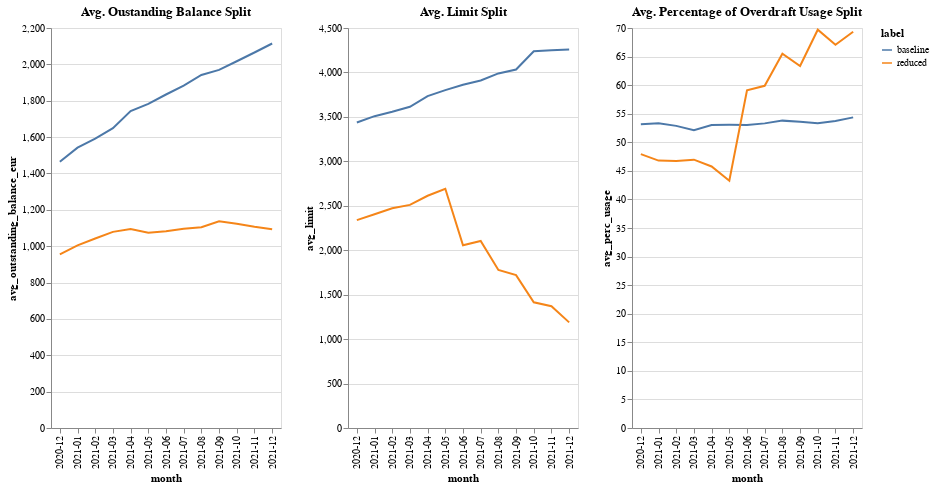

Write notebook code for a chart like this one.
### Code cell
balance_chart = af.line_multi(
    group_comparison_df, "label", "month", "avg_outstanding_balance_eur", 230, 400, "x"
)
limit_chart = af.line_multi(
    group_comparison_df, "label", "month", "avg_limit", 230, 400, "x"
)
perc_usage_chart = af.line_multi(
    group_comparison_df, "label", "month", "avg_perc_usage", 230, 400, "x"
)

balance_chart.properties(
    title="Avg. Oustanding Balance Split"
) | limit_chart.properties(title="Avg. Limit Split") | perc_usage_chart.properties(
    title="Avg. Percentage of Overdraft Usage Split"
)

### Figure 1 — Vega-Lite specification as saved in the notebook (floating-point values rounded to 4 significant figures)
{"config": {"view": {"continuousWidth": 400, "continuousHeight": 300}}, "hconcat": [{"mark": "line", "encoding": {"color": {"field": "label", "type": "nominal"}, "tooltip": {"field": "avg_outstanding_balance_eur", "type": "quantitative"}, "x": {"field": "month", "type": "nominal"}, "y": {"field": "avg_outstanding_balance_eur", "sort": "x", "type": "quantitative"}}, "height": 400, "title": "Avg. Oustanding Balance Split", "width": 230}, {"mark": "line", "encoding": {"color": {"field": "label", "type": "nominal"}, "tooltip": {"field": "avg_limit", "type": "quantitative"}, "x": {"field": "month", "type": "nominal"}, "y": {"field": "avg_limit", "sort": "x", "type": "quantitative"}}, "height": 400, "title": "Avg. Limit Split", "width": 230}, {"mark": "line", "encoding": {"color": {"field": "label", "type": "nominal"}, "tooltip": {"field": "avg_perc_usage", "type": "quantitative"}, "x": {"field": "month", "type": "nominal"}, "y": {"field": "avg_perc_usage", "sort": "x", "type": "quantitative"}}, "height": 400, "title": "Avg. Percentage of Overdraft Usage Split", "width": 230}], "data": {"name": "data-e1f462b29a1fde5ea01fdd5e2445aa6e"}, "$schema": "https://vega.github.io/schema/vega-lite/v4.17.0.json", "datasets": {"data-e1f462b29a1fde5ea01fdd5e2445aa6e": [{"label": "baseline", "month": "2020-12", "all_users": 116592, "count(user_id)": 75184, "perc_remaining_users": 0.6448, "perc_enabled_users": 0.6448, "perc_using_users": 0.3036, "avg_outstanding_balance_eur": 1464.0, "avg_limit": 3437.0, "avg_perc_usage": 53.16, "n_ext_total_out": null, "n_ext_total_in": null, "total_volume_eur_out": null, "total_volume_eur_in": null}, {"label": "baseline", "month": "2021-01", "all_users": 116592, "count(user_id)": 75184, "perc_remaining_users": 0.6448, "perc_enabled_users": 0.644, "perc_using_users": 0.3034, "avg_outstanding_balance_eur": 1542.0, "avg_limit": 3508.0, "avg_perc_usage": 53.33, "n_ext_total_out": 22.12, "n_ext_total_in": 3.78, "total_volume_eur_out": 1997.0, "total_volume_eur_in": 1979.0}, {"label": "baseline", "month": "2021-02", "all_users": 116592, "count(user_id)": 75125, "perc_remaining_users": 0.6443, "perc_enabled_users": 0.6405, "perc_using_users": 0.3065, "avg_outstanding_balance_eur": 1592.0, "avg_limit": 3557.0, "avg_perc_usage": 52.87, "n_ext_total_out": 23.44, "n_ext_total_in": 3.7, "total_volume_eur_out": 2160.0, "total_volume_eur_in": 2161.0}, {"label": "baseline", "month": "2021-03", "all_users": 116592, "count(user_id)": 74834, "perc_remaining_users": 0.6418, "perc_enabled_users": 0.6345, "perc_using_users": 0.3063, "avg_outstanding_balance_eur": 1649.0, "avg_limit": 3614.0, "avg_perc_usage": 52.13, "n_ext_total_out": 27.84, "n_ext_total_in": 4.27, "total_volume_eur_out": 2450.0, "total_volume_eur_in": 2524.0}, {"label": "baseline", "month": "2021-04", "all_users": 116592, "count(user_id)": 74161, "perc_remaining_users": 0.6361, "perc_enabled_users": 0.6305, "perc_using_users": 0.2927, "avg_outstanding_balance_eur": 1743.0, "avg_limit": 3733.0, "avg_perc_usage": 53.03, "n_ext_total_out": 24.17, "n_ext_total_in": 3.67, "total_volume_eur_out": 2150.0, "total_volume_eur_in": 2224.0}, {"label": "baseline", "month": "2021-05", "all_users": 116592, "count(user_id)": 73728, "perc_remaining_users": 0.6324, "perc_enabled_users": 0.6269, "perc_using_users": 0.2915, "avg_outstanding_balance_eur": 1783.0, "avg_limit": 3801.0, "avg_perc_usage": 53.05, "n_ext_total_out": 27.43, "n_ext_total_in": 4.03, "total_volume_eur_out": 2387.0, "total_volume_eur_in": 2463.0}, {"label": "baseline", "month": "2021-06", "all_users": 116592, "count(user_id)": 73375, "perc_remaining_users": 0.6293, "perc_enabled_users": 0.623, "perc_using_users": 0.3073, "avg_outstanding_balance_eur": 1834.0, "avg_limit": 3861.0, "avg_perc_usage": 53.03, "n_ext_total_out": 30.82, "n_ext_total_in": 4.1, "total_volume_eur_out": 2656.0, "total_volume_eur_in": 2508.0}, {"label": "baseline", "month": "2021-07", "all_users": 116592, "count(user_id)": 72782, "perc_remaining_users": 0.6242, "perc_enabled_users": 0.6186, "perc_using_users": 0.2998, "avg_outstanding_balance_eur": 1883.0, "avg_limit": 3909.0, "avg_perc_usage": 53.31, "n_ext_total_out": 29.74, "n_ext_total_in": 3.94, "total_volume_eur_out": 2347.0, "total_volume_eur_in": 2355.0}, {"label": "baseline", "month": "2021-08", "all_users": 116592, "count(user_id)": 72339, "perc_remaining_users": 0.6204, "perc_enabled_users": 0.615, "perc_using_users": 0.305, "avg_outstanding_balance_eur": 1942.0, "avg_limit": 3989.0, "avg_perc_usage": 53.79, "n_ext_total_out": 32.57, "n_ext_total_in": 4.15, "total_volume_eur_out": 2635.0, "total_volume_eur_in": 2561.0}, {"label": "baseline", "month": "2021-09", "all_users": 116592, "count(user_id)": 71943, "perc_remaining_users": 0.617, "perc_enabled_users": 0.6106, "perc_using_users": 0.3119, "avg_outstanding_balance_eur": 1970.0, "avg_limit": 4033.0, "avg_perc_usage": 53.61, "n_ext_total_out": 31.99, "n_ext_total_in": 4.09, "total_volume_eur_out": 2772.0, "total_volume_eur_in": 2761.0}, {"label": "baseline", "month": "2021-10", "all_users": 116592, "count(user_id)": 71420, "perc_remaining_users": 0.6126, "perc_enabled_users": 0.6075, "perc_using_users": 0.311, "avg_outstanding_balance_eur": 2017.0, "avg_limit": 4238.0, "avg_perc_usage": 53.33, "n_ext_total_out": 30.21, "n_ext_total_in": 3.9, "total_volume_eur_out": 2389.0, "total_volume_eur_in": 2406.0}, {"label": "baseline", "month": "2021-11", "all_users": 116592, "count(user_id)": 71053, "perc_remaining_users": 0.6094, "perc_enabled_users": 0.6044, "perc_using_users": 0.3043, "avg_outstanding_balance_eur": 2065.0, "avg_limit": 4251.0, "avg_perc_usage": 53.74, "n_ext_total_out": 32.99, "n_ext_total_in": 4.41, "total_volume_eur_out": 2872.0, "total_volume_eur_in": 2892.0}, {"label": "baseline", "month": "2021-12", "all_users": 116592, "count(user_id)": 70689, "perc_remaining_users": 0.6063, "perc_enabled_users": 0.6013, "perc_using_users": 0.3042, "avg_outstanding_balance_eur": 2115.0, "avg_limit": 4258.0, "avg_perc_usage": 54.36, "n_ext_total_out": 31.31, "n_ext_total_in": 4.44, "total_volume_eur_out": 2812.0, "total_volume_eur_in": 2912.0}, {"label": "reduced", "month": "2020-12", "all_users": 11050, "count(user_id)": 4356, "perc_remaining_users": 0.3942, "perc_enabled_users": 0.3942, "perc_using_users": 0.2818, "avg_outstanding_balance_eur": 955.3, "avg_limit": 2339.0, "avg_perc_usage": 47.92, "n_ext_total_out": null, "n_ext_total_in": null, "total_volume_eur_out": null, "total_volume_eur_in": null}, {"label": "reduced", "month": "2021-01", "all_users": 11050, "count(user_id)": 4356, "perc_remaining_users": 0.3942, "perc_enabled_users": 0.3937, "perc_using_users": 0.2852, "avg_outstanding_balance_eur": 1005.0, "avg_limit": 2405.0, "avg_perc_usage": 46.8, "n_ext_total_out": 19.43, "n_ext_total_in": 3.26, "total_volume_eur_out": 1357.0, "total_volume_eur_in": 1290.0}, {"label": "reduced", "month": "2021-02", "all_users": 11050, "count(user_id)": 4351, "perc_remaining_users": 0.3938, "perc_enabled_users": 0.3932, "perc_using_users": 0.2898, "avg_outstanding_balance_eur": 1042.0, "avg_limit": 2471.0, "avg_perc_usage": 46.74, "n_ext_total_out": 23.69, "n_ext_total_in": 3.64, "total_volume_eur_out": 1698.0, "total_volume_eur_in": 1616.0}, {"label": "reduced", "month": "2021-03", "all_users": 11050, "count(user_id)": 4348, "perc_remaining_users": 0.3935, "perc_enabled_users": 0.3928, "perc_using_users": 0.2985, "avg_outstanding_balance_eur": 1079.0, "avg_limit": 2510.0, "avg_perc_usage": 46.96, "n_ext_total_out": 28.11, "n_ext_total_in": 4.17, "total_volume_eur_out": 1851.0, "total_volume_eur_in": 1796.0}, {"label": "reduced", "month": "2021-04", "all_users": 11050, "count(user_id)": 4343, "perc_remaining_users": 0.393, "perc_enabled_users": 0.3925, "perc_using_users": 0.2954, "avg_outstanding_balance_eur": 1095.0, "avg_limit": 2613.0, "avg_perc_usage": 45.77, "n_ext_total_out": 20.88, "n_ext_total_in": 3.09, "total_volume_eur_out": 1440.0, "total_volume_eur_in": 1449.0}, {"label": "reduced", "month": "2021-05", "all_users": 11050, "count(user_id)": 4349, "perc_remaining_users": 0.3936, "perc_enabled_users": 0.393, "perc_using_users": 0.2972, "avg_outstanding_balance_eur": 1074.0, "avg_limit": 2692.0, "avg_perc_usage": 43.26, "n_ext_total_out": 27.37, "n_ext_total_in": 3.97, "total_volume_eur_out": 1744.0, "total_volume_eur_in": 1804.0}, {"label": "reduced", "month": "2021-06", "all_users": 11050, "count(user_id)": 4352, "perc_remaining_users": 0.3938, "perc_enabled_users": 0.3818, "perc_using_users": 0.3074, "avg_outstanding_balance_eur": 1082.0, "avg_limit": 2056.0, "avg_perc_usage": 59.08, "n_ext_total_out": 29.43, "n_ext_total_in": 3.88, "total_volume_eur_out": 1860.0, "total_volume_eur_in": 1793.0}, {"label": "reduced", "month": "2021-07", "all_users": 11050, "count(user_id)": 4279, "perc_remaining_users": 0.3872, "perc_enabled_users": 0.3801, "perc_using_users": 0.2957, "avg_outstanding_balance_eur": 1096.0, "avg_limit": 2104.0, "avg_perc_usage": 59.88, "n_ext_total_out": 24.27, "n_ext_total_in": 3.25, "total_volume_eur_out": 1437.0, "total_volume_eur_in": 1484.0}, {"label": "reduced", "month": "2021-08", "all_users": 11050, "count(user_id)": 4217, "perc_remaining_users": 0.3816, "perc_enabled_users": 0.3781, "perc_using_users": 0.288, "avg_outstanding_balance_eur": 1105.0, "avg_limit": 1778.0, "avg_perc_usage": 65.49, "n_ext_total_out": 30.01, "n_ext_total_in": 4.09, "total_volume_eur_out": 1899.0, "total_volume_eur_in": 1863.0}, {"label": "reduced", "month": "2021-09", "all_users": 11050, "count(user_id)": 4195, "perc_remaining_users": 0.3796, "perc_enabled_users": 0.3643, "perc_using_users": 0.2867, "avg_outstanding_balance_eur": 1138.0, "avg_limit": 1720.0, "avg_perc_usage": 63.34, "n_ext_total_out": 28.93, "n_ext_total_in": 3.92, "total_volume_eur_out": 1827.0, "total_volume_eur_in": 1841.0}, {"label": "reduced", "month": "2021-10", "all_users": 11050, "count(user_id)": 4081, "perc_remaining_users": 0.3693, "perc_enabled_users": 0.3588, "perc_using_users": 0.2739, "avg_outstanding_balance_eur": 1123.0, "avg_limit": 1414.0, "avg_perc_usage": 69.7, "n_ext_total_out": 23.34, "n_ext_total_in": 3.17, "total_volume_eur_out": 1409.0, "total_volume_eur_in": 1489.0}, {"label": "reduced", "month": "2021-11", "all_users": 11050, "count(user_id)": 3998, "perc_remaining_users": 0.3618, "perc_enabled_users": 0.3486, "perc_using_users": 0.2609, "avg_outstanding_balance_eur": 1106.0, "avg_limit": 1370.0, "avg_perc_usage": 67.07, "n_ext_total_out": 29.5, "n_ext_total_in": 4.06, "total_volume_eur_out": 1909.0, "total_volume_eur_in": 2007.0}, {"label": "reduced", "month": "2021-12", "all_users": 11050, "count(user_id)": 3920, "perc_remaining_users": 0.3548, "perc_enabled_users": 0.3381, "perc_using_users": 0.253, "avg_outstanding_balance_eur": 1093.0, "avg_limit": 1188.0, "avg_perc_usage": 69.35, "n_ext_total_out": 28.51, "n_ext_total_in": 4.19, "total_volume_eur_out": 1942.0, "total_volume_eur_in": 2142.0}]}}
